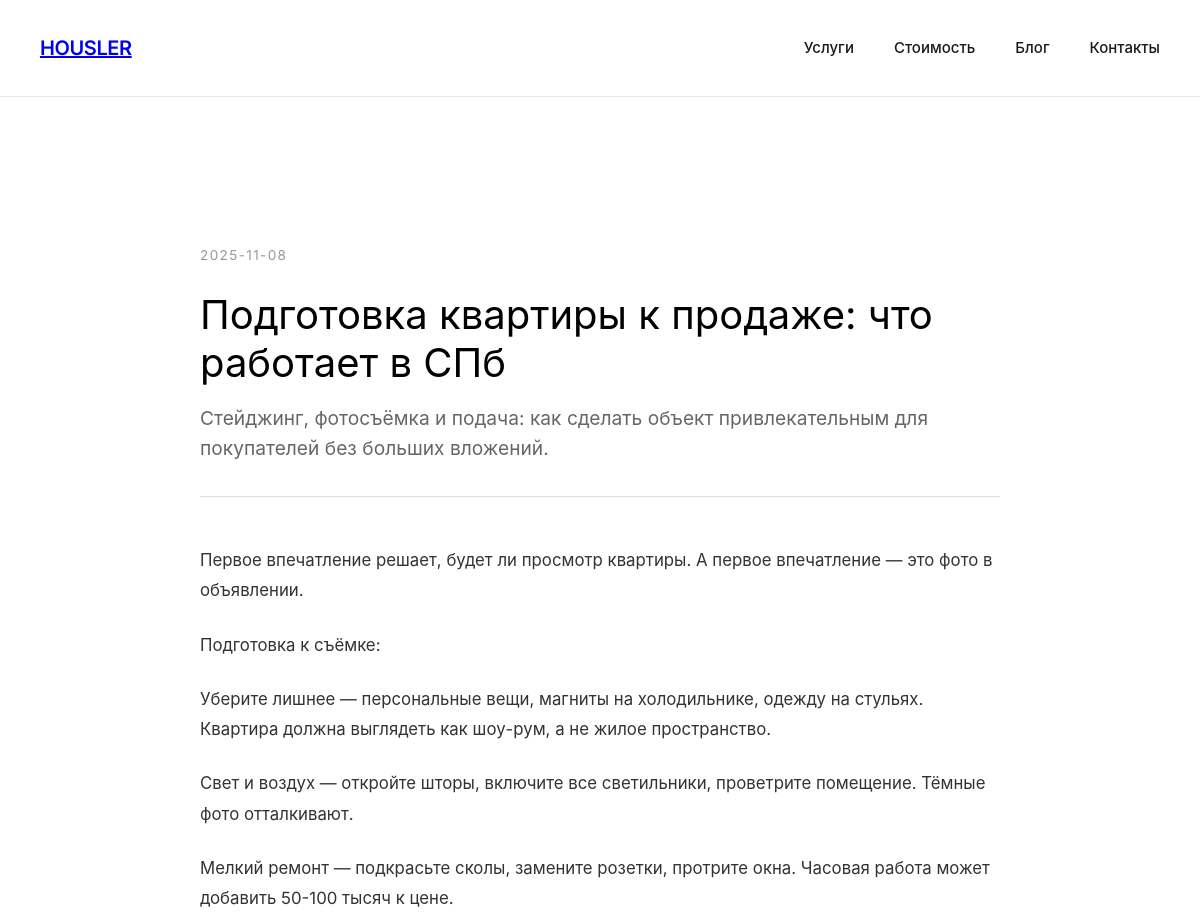
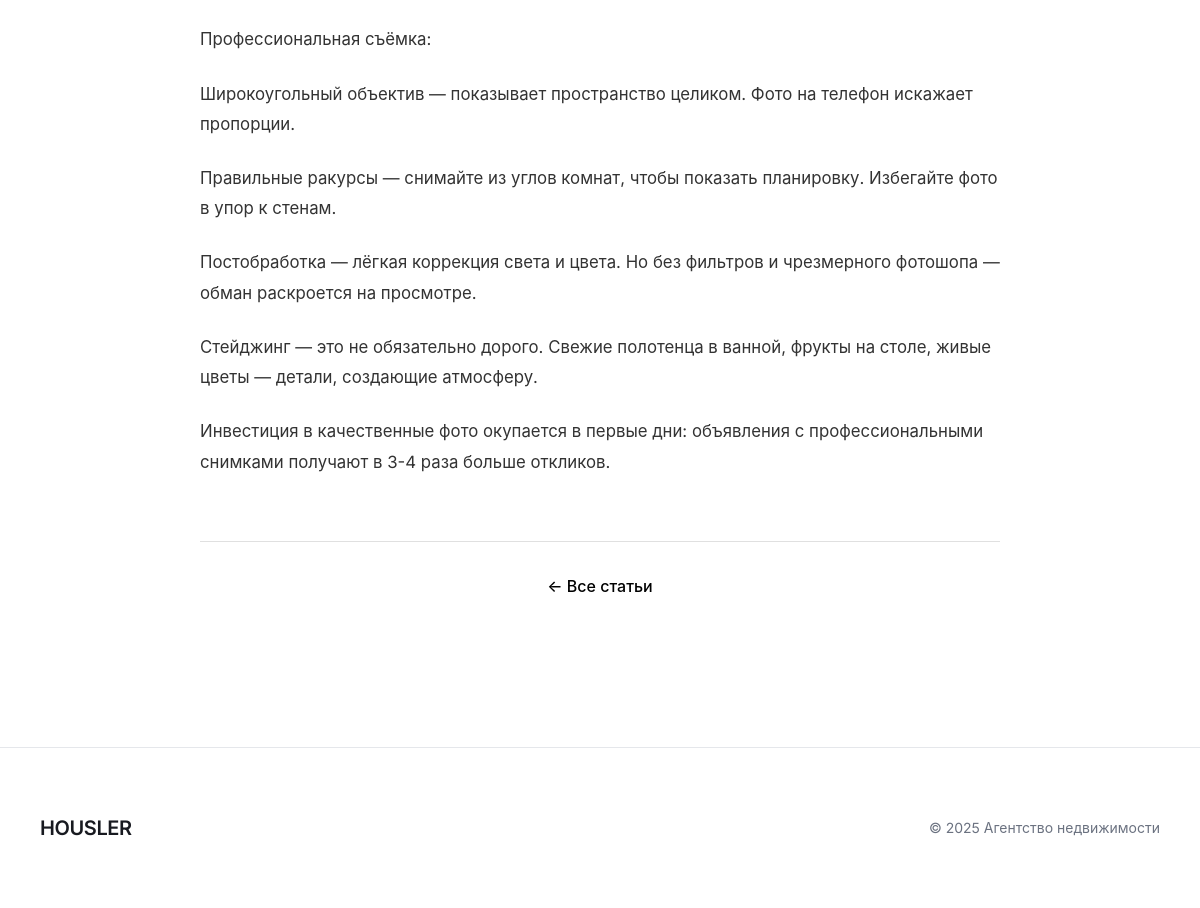
/blog/podgotovka-kvartiry-k-prodazhe, run on the app's committed database (2 pictures, top to bottom).
### tables this page shows
CREATE TABLE blog_posts (
                id INTEGER PRIMARY KEY AUTOINCREMENT,
                slug TEXT UNIQUE NOT NULL,
                title TEXT NOT NULL,
                excerpt TEXT,
                content TEXT NOT NULL,
                original_url TEXT,
                original_title TEXT,
                published_at TEXT NOT NULL,
                created_at TEXT NOT NULL,
                updated_at TEXT NOT NULL,
                is_published INTEGER DEFAULT 1,
                view_count INTEGER DEFAULT 0
            );

### blog_routes.py (the view)
    @app.route('/blog/<slug>')
    def blog_post(slug):
        try:
            post = blog_db.get_post_by_slug(slug)
            if not post:
                abort(404)
            blog_db.increment_view_count(slug)
            recent_posts = blog_db.get_recent_posts(limit=5)
            return render_template('blog_post.html', post=post, recent_posts=recent_posts)
        except Exception as e:
            logger.error(f"Error loading blog post {slug}: {e}")
            abort(500)

### blog_database.py (called while the page is built)
    def get_post_by_slug(self, slug: str) -> Optional[Dict]:
        conn = sqlite3.connect(self.db_path)
        conn.row_factory = sqlite3.Row
        c = conn.cursor()
        c.execute('''
            SELECT * FROM blog_posts
            WHERE slug = ? AND is_published = 1
        ''', (slug,))
        row = c.fetchone()
        conn.close()
        if row:
            return dict(row)
        return None

    def get_all_posts(
        self,
        limit: Optional[int] = None,
        offset: int = 0
    ) -> List[Dict]:
        conn = sqlite3.connect(self.db_path)
        conn.row_factory = sqlite3.Row
        c = conn.cursor()
        query = '''
            SELECT * FROM blog_posts
            WHERE is_published = 1
            ORDER BY published_at DESC
        '''
        if limit:
            query += f' LIMIT {limit} OFFSET {offset}'
        c.execute(query)
        rows = c.fetchall()
        conn.close()
        return [dict(row) for row in rows]

    def get_recent_posts(self, limit: int = 4) -> List[Dict]:
        return self.get_all_posts(limit=limit)

    def increment_view_count(self, slug: str):
        conn = sqlite3.connect(self.db_path)
        c = conn.cursor()
        c.execute('''
            UPDATE blog_posts
            SET view_count = view_count + 1
            WHERE slug = ?
        ''', (slug,))
        conn.commit()
        conn.close()

### blog_routes.py (called while the page is built)
def register_blog_routes(app):
    @app.route('/blog')
    def blog_index():
        """Blog index page with all posts"""
        try:
            posts = blog_db.get_all_posts()
            return render_template('blog_index.html', posts=posts)
        except Exception as e:
            logger.error(f"Error loading blog index: {e}")
            abort(500)
    @app.route('/blog/<slug>')
    def blog_post(slug):
        try:
            post = blog_db.get_post_by_slug(slug)
            if not post:
                abort(404)
            blog_db.increment_view_count(slug)
            recent_posts = blog_db.get_recent_posts(limit=5)
            return render_template('blog_post.html', post=post, recent_posts=recent_posts)
        except Exception as e:
            logger.error(f"Error loading blog post {slug}: {e}")
            abort(500)
    logger.info("Blog routes registered")

### templates/blog_post.html (shortened to what this page needs)
<!DOCTYPE html>
<html lang="ru">
<head>
    <link rel="stylesheet" href="/static/css/landing.css">
    <link rel="stylesheet" href="/static/css/blog-minimal.css">
</head>
<body>
    <nav class="nav">
        <div class="container">
            <div class="nav-content">
                <a href="/" class="logo">HOUSLER</a>
                <div class="nav-links">
                    <a href="/#services">Услуги</a>
                    <a href="/#pricing">Стоимость</a>
                    <a href="/blog">Блог</a>
                    <a href="/#contact">Контакты</a>
                </div>
            </div>
        </div>
    </nav>
    <section class="section">
        <div class="container">
            <div class="blog-post-content">
                <div class="blog-post-header">
                    <div class="blog-post-meta">{{ post.published_at[:10] }}</div>
                    <h1 class="blog-post-title">{{ post.title }}</h1>
                    {% if post.excerpt %}
                    <div class="blog-post-excerpt">{{ post.excerpt }}</div>
                    {% endif %}
                </div>
                <div class="blog-post-body">
                    {% for paragraph in post.content.split('\n\n') %}
                        {% if paragraph.strip() %}
                        <p>{{ paragraph }}</p>
                        {% endif %}
                    {% endfor %}
                </div>
                <div class="blog-post-footer">
                    <a href="/blog" style="color: #000; text-decoration: none; font-weight: 500;">← Все статьи</a>
                </div>
            </div>
        </div>
    </section>
    <footer class="footer">
        <div class="container">
            <div class="footer-content">
                <div class="footer-brand">HOUSLER</div>
                <div class="footer-text">© 2025 Агентство недвижимости</div>
            </div>
        </div>
    </footer>
</body>
</html>

### static/css/landing.css (style rules this page uses)
* { margin: 0; padding: 0; box-sizing: border-box; }
:root { --color-text: #181A20; --color-text-light: #6B7280; --color-border: #E5E7EB; --color-bg: #FFFFFF; --color-bg-gray: #F9FAFB; --color-accent: #000000; }
body { font-family: 'Inter', -apple-system, BlinkMacSystemFont, 'Segoe UI', sans-serif; color: var(--color-text); background: var(--color-bg); line-height: 1.6; -webkit-font-smoothing: antialiased; }
.container { max-width: 1200px; margin: 0 auto; padding: 0 40px; }
.nav { padding: 32px 0; border-bottom: 1px solid var(--color-border); background: var(--color-bg); }
.nav-content { display: flex; justify-content: space-between; align-items: center; }
.logo { font-size: 20px; font-weight: 600; letter-spacing: -0.02em; }
.nav-links { display: flex; gap: 40px; }
.nav-links a { color: var(--color-text); text-decoration: none; font-size: 15px; font-weight: 500; transition: color 0.2s; }
.section { padding: 100px 0; }
.footer { padding: 64px 0; border-top: 1px solid var(--color-border); }
.footer-content { display: flex; justify-content: space-between; align-items: center; }
.footer-brand { font-size: 20px; font-weight: 600; letter-spacing: -0.02em; }
.footer-text { font-size: 14px; color: var(--color-text-light); }

### templates/blog_post.html (style rules this page uses)
.blog-post-content { max-width: 800px; margin: 0 auto; padding: 3rem 0; }
.blog-post-header { margin-bottom: 3rem; padding-bottom: 2rem; border-bottom: 1px solid #e0e0e0; }
.blog-post-meta { font-size: 0.85rem; color: #999; text-transform: uppercase; letter-spacing: 0.1em; margin-bottom: 1.5rem; }
.blog-post-title { font-size: 2.5rem; font-weight: 400; line-height: 1.2; margin-bottom: 1rem; color: #000; }
.blog-post-excerpt { font-size: 1.2rem; color: #666; line-height: 1.6; }
.blog-post-body { font-size: 1.05rem; line-height: 1.8; color: #333; }
.blog-post-body p { margin-bottom: 1.5rem; }
.blog-post-footer { margin-top: 4rem; padding-top: 2rem; border-top: 1px solid #e0e0e0; text-align: center; }

### data on the page
blog_posts: published_at "2025-11-08", title "Подготовка квартиры к продаже: что работает в СПб", excerpt "Стейджинг, фотосъёмка и подача: как сделать объект привлекательным для покупателей без больших вложений."

### other printed values
{{ paragraph }} "Первое впечатление решает, будет ли просмотр квартиры. А первое впечатление — это фото в объявлении." "Подготовка к съёмке:" "Уберите лишнее — персональные вещи, магниты на холодильнике, одежду на стульях. Квартира должна выглядеть как шоу-рум, а не жилое пространство." "Свет и воздух — откройте шторы, включите все светильники, проветрите помещение. Тёмные фото отталкивают." "Мелкий ремонт — подкрасьте сколы, замените розетки, протрите окна. Часовая работа может добавить 50-100 тысяч к цене." "Профессиональная съёмка:" "Широкоугольный объектив — показывает пространство целиком. Фото на телефон искажает пропорции." "Правильные ракурсы — снимайте из углов комнат, чтобы показать планировку. Избегайте фото в упор к стенам." "Постобработка — лёгкая коррекция света и цвета. Но без фильтров и чрезмерного фотошопа — обман раскроется на просмотре." "Стейджинг — это не обязательно дорого. Свежие полотенца в ванной, фрукты на столе, живые цветы — детали, создающие атмосферу." "Инвестиция в качественные фото окупается в первые дни: объявления с профессиональными снимками получают в 3-4 раза больше откликов."
